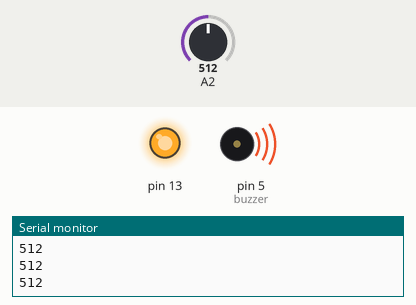
The sketch below on a simulated Arduino Uno, built with avr-gcc and run on an emulated ATmega328P. On the bench: output pins drawn as LEDs (lit = HIGH), buzzer (waves = sounding), the last lines printed to the serial monitor. Inputs (shaded band) come from the test bench; at power-on: A2 = 512.

Above: at 0.9 s.
1.3 s: A2 set to 12
4.3 s: A2 set to 9
At 4.7 s:
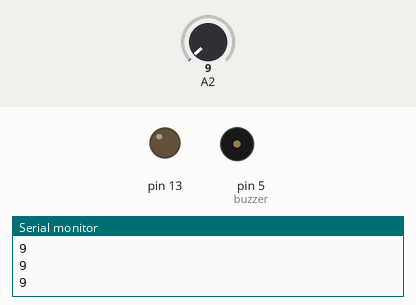
5.8 s: A2 set to 122
At 6.3 s:
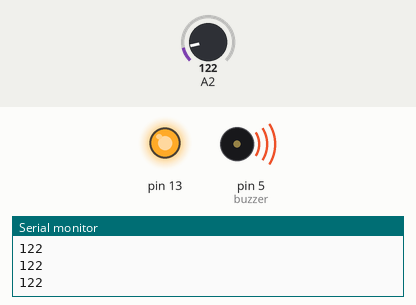
8.8 s: A2 set to 0
At 9.4 s:
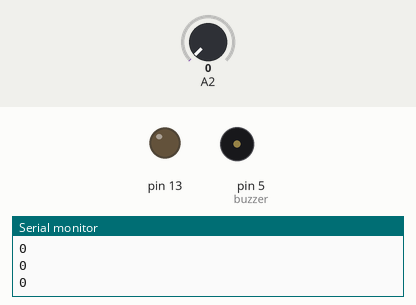
Timing chart, 0 to 11.3 s (numbered marks = the images above; inputs shaded):
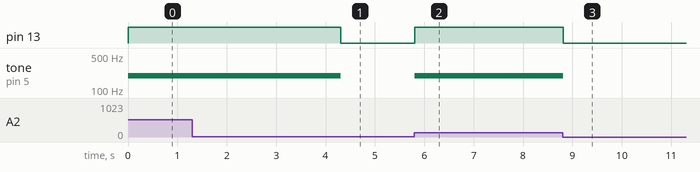

The sketch:

capacitor.ino
```cpp
int reading = 0;
int buzzer = 5;

void setup() {
  // put your setup code here, to run once:
  pinMode(2,INPUT);
  pinMode(13, OUTPUT);
  pinMode(buzzer,OUTPUT);
  Serial.begin(9600);
}

void loop() {
  // put your main code here, to run repeatedly:
  reading = analogRead(2);
  Serial.println(reading);
  if (reading > 10) {
    digitalWrite(13,HIGH);
    tone(buzzer,196,100);
    delay(100);
  }

  else {
    digitalWrite(13,LOW);
    noTone(buzzer);
  }
}
```

Measured:
- the behaviour switches between 11 and 10 on A2 (found by bisection; images 0 and 1)
- after the input at 4.3 s, pin 13: HIGH → LOW at once; tone on pin 5 (buzzer): 196 Hz → silent at once
- after the input at 5.8 s, pin 13: LOW → HIGH at once; tone on pin 5 (buzzer): silent → 196 Hz at once
- after the input at 8.8 s, pin 13: HIGH → LOW at once; tone on pin 5 (buzzer): 196 Hz → silent at once
